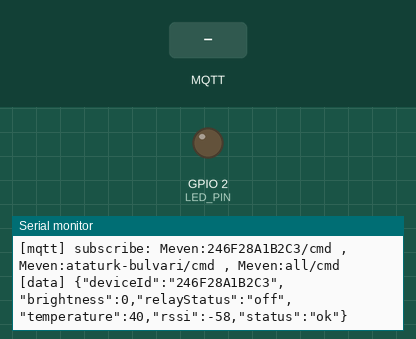
This sketch was run on a simulated ESP32. Shown: output pins drawn as LEDs (lit = HIGH), the last lines printed to the serial monitor. The test bench sets the inputs (shaded band). WiFi joins after 1.5 s; servers stay silent unless stated; no MQTT or app messages arrive unless stated.

Above: at 3.0 s.
3.1 s: MQTT message "on" arrives on the first subscribed topic
At 4.3 s:
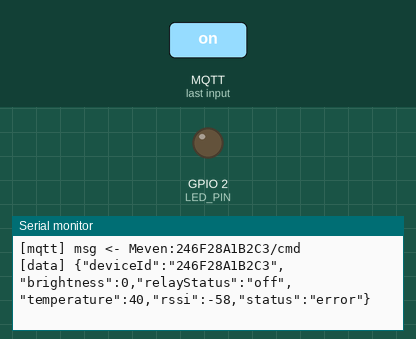
4.6 s: MQTT message "on" arrives on the second subscribed topic
At 5.6 s:
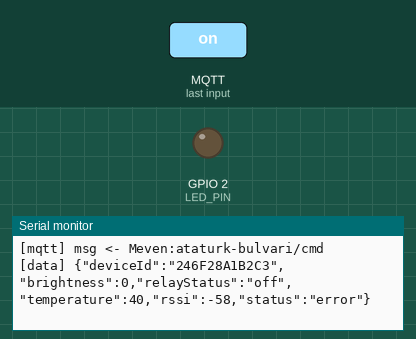
6.1 s: MQTT message "on" arrives on the third subscribed topic
At 6.7 s:
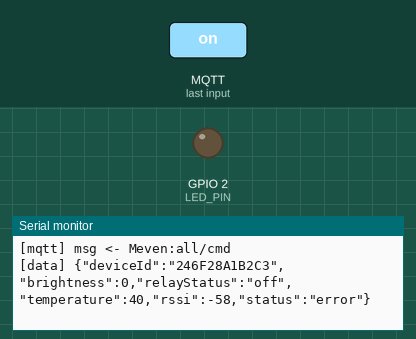

The sketch:

esp32-fener.ino
```cpp
/*
 * Fener — Akıllı Sokak Aydınlatma · ESP32 firmware (MAC tabanlı, Meven şeması)
 * ------------------------------------------------------------------
 * ⚠️  GÜNCEL DEĞİL — sahadaki firmware ile aynı değildir.
 *
 * Bu sketch ilk kontratı uygular (channel doğrulaması yok, komut yanıtı yok,
 * D4i raporu yok). Cihazlar artık:
 *   - dim/efekt komutlarında `channel` (0-63 ya da 255) ZORUNLU tutuyor,
 *   - her komuttan sonra {"status":"ok"} / {"status":"error","error":"..."} dönüyor,
 *   - durum raporunu {"type":"d4i_periodic", "address": N, ...} olarak yayınlıyor.
 *
 * Geçerli kontrat: ../ESP32-ENTEGRASYON.md
 * Donanımsız uçtan uca test: `npm run mock:device` (kontratın tamamını taklit eder).
 * ------------------------------------------------------------------
 * Cihaz açılışta kendi MAC'ini okur (iki noktasız), HiveMQ Cloud'a TLS (8883)
 * ile bağlanır ve şu topic'leri kullanır:
 *   subscribe: Meven:<MAC>/cmd , Meven:<ZONE_SLUG>/cmd , Meven:all/cmd
 *   publish  : Meven:<MAC>/data
 *
 * ZONE_SLUG secrets.h'ten gelir ve dashboard'daki zone slug'ı ile birebir aynı
 * olmalıdır. Backend bölge komutunu tek publish ile bu topic'e atar.
 *
 * Komut payload : { "action": "on|off|dim", "value": 0-100 }
 * Veri payload  : { deviceId, brightness, relayStatus, temperature, rssi, status }
 *
 * Kütüphaneler: PubSubClient, ArduinoJson (v7). WiFiClientSecure ESP32 core'da.
 * WiFi + MQTT bilgileri için secrets.h (secrets.example.h'tan kopyala).
 */

#include <WiFi.h>
#include <WiFiClientSecure.h>
#include <PubSubClient.h>
#include <ArduinoJson.h>
#include "secrets.h"

// ── Donanım ───────────────────────────────────────────────────────
#define LED_PIN        2     // dahili LED
#define PWM_FREQ       5000
#define PWM_RES_BITS   8     // duty 0..255

WiFiClientSecure net;
PubSubClient mqtt(net);

String DEVICE_MAC;     // "A842E3123456"
String T_CMD;          // Meven:<MAC>/cmd
String T_ZONE;         // Meven:<ZONE_SLUG>/cmd
String T_ALL = "Meven:all/cmd";
String T_DATA;         // Meven:<MAC>/data

bool    isOn       = false;
uint8_t brightness = 0;

unsigned long lastHeartbeat = 0;
const unsigned long HEARTBEAT_MS = 30000;

// ──────────────────────────────────────────────────────────────────
String readMac() {
  String m = WiFi.macAddress(); // "A8:42:E3:12:34:56"
  m.replace(":", "");
  m.toUpperCase();
  return m;
}

int readTemperature() {
  // Gerçek sensör yoksa örnek değer. Buraya DS18B20/NTC okuması eklenebilir.
  return 40;
}

void applyOutput() {
  int duty = isOn ? map(brightness, 0, 100, 0, (1 << PWM_RES_BITS) - 1) : 0;
  ledcWrite(LED_PIN, duty);
}

void publishData(const char* status) {
  JsonDocument doc;
  doc["deviceId"]    = DEVICE_MAC;
  doc["brightness"]  = isOn ? brightness : 0;
  doc["relayStatus"] = isOn ? "on" : "off";
  doc["temperature"] = readTemperature();
  doc["rssi"]        = WiFi.RSSI();
  doc["status"]      = status; // "ok" | "error"

  char buf[256];
  size_t n = serializeJson(doc, buf, sizeof(buf));
  mqtt.publish(T_DATA.c_str(), (const uint8_t*)buf, n, false); // QoS 0
  Serial.printf("[data] %s\n", buf);
}

void handleCommand(byte* payload, unsigned int length) {
  JsonDocument doc;
  if (deserializeJson(doc, payload, length)) {
    publishData("error");
    return;
  }
  const char* action = doc["action"] | "";
  int value = doc["value"] | -1;

  if (strcmp(action, "on") == 0) {
    isOn = true;
    if (brightness == 0) brightness = 100;
  } else if (strcmp(action, "off") == 0) {
    isOn = false;
  } else if (strcmp(action, "dim") == 0) {
    if (value >= 0 && value <= 100) { brightness = value; isOn = true; }
  } else {
    publishData("error");
    return;
  }

  applyOutput();
  Serial.printf("[cmd] action=%s value=%d -> isOn=%d brightness=%d\n", action, value, isOn, brightness);
  publishData("ok");
}

void onMessage(char* topic, byte* payload, unsigned int length) {
  Serial.printf("[mqtt] msg <- %s\n", topic);
  handleCommand(payload, length);
}

// ──────────────────────────────────────────────────────────────────
void connectWiFi() {
  Serial.printf("[wifi] %s baglaniliyor", WIFI_SSID);
  WiFi.mode(WIFI_STA);
  WiFi.begin(WIFI_SSID, WIFI_PASS);
  while (WiFi.status() != WL_CONNECTED) { delay(400); Serial.print("."); }
  Serial.printf("\n[wifi] OK, IP: %s\n", WiFi.localIP().toString().c_str());
}

void connectMQTT() {
  while (!mqtt.connected()) {
    Serial.print("[mqtt] HiveMQ baglaniliyor... ");
    if (mqtt.connect(DEVICE_MAC.c_str(), MQTT_USER, MQTT_PASS)) {
      Serial.println("OK");
      mqtt.subscribe(T_CMD.c_str(), 1);
      mqtt.subscribe(T_ZONE.c_str(), 1);
      mqtt.subscribe(T_ALL.c_str(), 1);
      Serial.printf("[mqtt] subscribe: %s , %s , %s\n",
                    T_CMD.c_str(), T_ZONE.c_str(), T_ALL.c_str());
      publishData("ok");
    } else {
      Serial.printf("hata rc=%d, 3sn sonra tekrar\n", mqtt.state());
      delay(3000);
    }
  }
}

void setup() {
  Serial.begin(115200);
  delay(200);

  ledcAttach(LED_PIN, PWM_FREQ, PWM_RES_BITS);
  applyOutput();

  connectWiFi();

  DEVICE_MAC = readMac();
  T_CMD  = "Meven:" + DEVICE_MAC + "/cmd";
  T_ZONE = "Meven:" + String(ZONE_SLUG) + "/cmd";
  T_DATA = "Meven:" + DEVICE_MAC + "/data";
  Serial.printf("[id] MAC: %s , bolge: %s\n", DEVICE_MAC.c_str(), ZONE_SLUG);

  // TLS: hızlı test için doğrulama atla. Üretimde net.setCACert(...) kullan.
  net.setInsecure();

  mqtt.setServer(MQTT_HOST, MQTT_PORT); // 8883
  mqtt.setBufferSize(512);
  mqtt.setCallback(onMessage);
}

void loop() {
  if (WiFi.status() != WL_CONNECTED) connectWiFi();
  if (!mqtt.connected()) connectMQTT();
  mqtt.loop();

  if (millis() - lastHeartbeat > HEARTBEAT_MS) {
    lastHeartbeat = millis();
    publishData("ok");
  }
}
```

secrets.example.h
```cpp
// Bu dosyayı "secrets.h" olarak kopyala ve kendi değerlerini gir.
// secrets.h gitignore'lu — credential'lar repoya gitmez.
#pragma once

// ── WiFi ──────────────────────────────────────────────────────────
#define WIFI_SSID  "WIFI_ADIN"
#define WIFI_PASS  "WIFI_SIFREN"

// ── MQTT (HiveMQ Cloud) ───────────────────────────────────────────
#define MQTT_HOST  "xxxxxxxx.s1.eu.hivemq.cloud"  // HiveMQ Cloud cluster URL
#define MQTT_PORT  8883
#define MQTT_USER  "MQTT_KULLANICI"
#define MQTT_PASS  "MQTT_SIFRE"

// ── Bölge ─────────────────────────────────────────────────────────
// Cihazın bağlı olduğu bölgenin slug'ı — dashboard'daki zone slug'ı ile
// BİREBİR aynı olmalı (zones.slug). Cihaz Meven:<ZONE_SLUG>/cmd'ye subscribe
// olur; yanlış yazılırsa bölge komutlarını almaz.
#define ZONE_SLUG  "ataturk-bulvari"
```

Measured:
- after the input at 3.1 s, the serial monitor: prints a new line at once (image 1)
- after the input at 4.6 s, the serial monitor: prints a new line at once (image 2)
- after the input at 6.1 s, the serial monitor: prints a new line at once (image 3)
